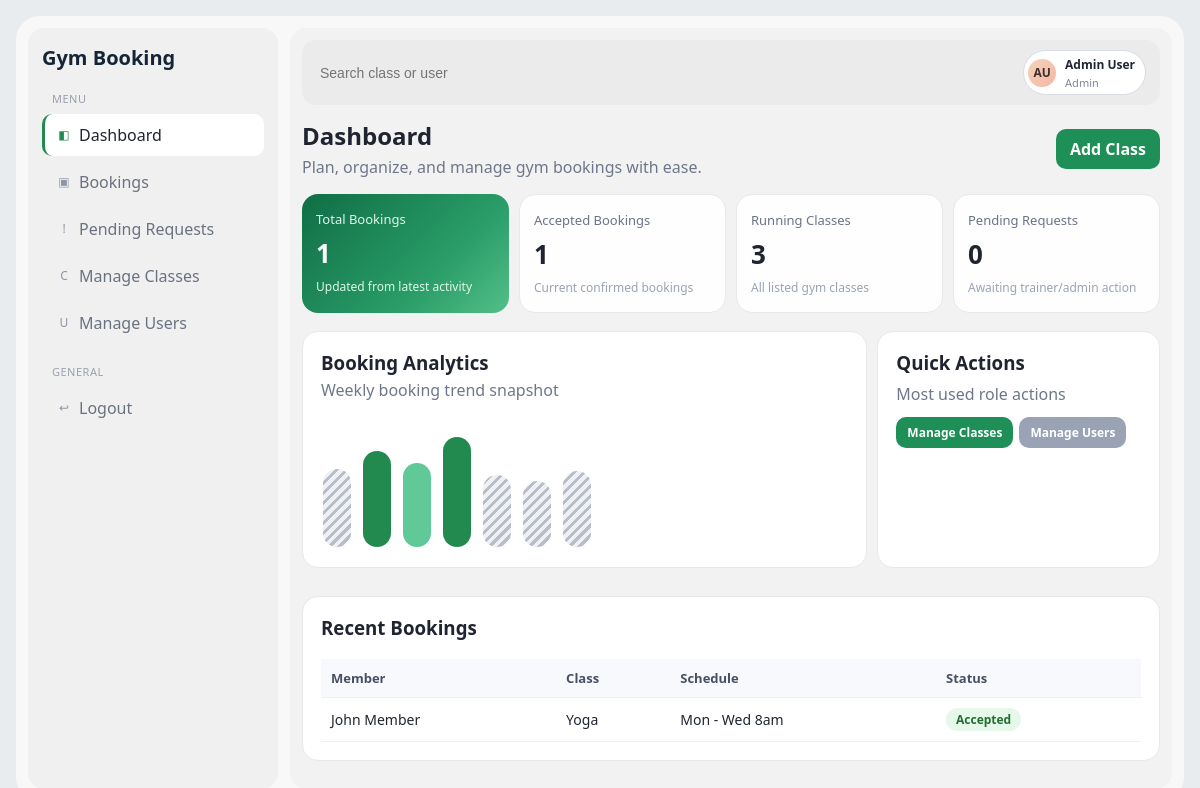
/pages/dashboard.php (signed in), run on the app's committed database.
### tables this page shows
CREATE TABLE `bookings` (
  `id` int(11) NOT NULL,
  `user_id` int(11) NOT NULL,
  `class_id` int(11) NOT NULL,
  `status` enum('pending','accepted','rejected') DEFAULT 'pending',
  `booking_date` timestamp NOT NULL DEFAULT current_timestamp()
);

CREATE TABLE `users` (
  `id` int(11) NOT NULL,
  `name` varchar(100) NOT NULL,
  `email` varchar(100) NOT NULL,
  `password` varchar(255) NOT NULL,
  `role` enum('user','trainer','admin') DEFAULT 'user',
  `created_at` timestamp NOT NULL DEFAULT current_timestamp()
);

CREATE TABLE `classes` (
  `id` int(11) NOT NULL,
  `class_name` varchar(100) NOT NULL,
  `instructor` varchar(100) NOT NULL,
  `schedule` varchar(100) NOT NULL,
  `capacity` int(11) DEFAULT 20
);

### includes/auth.php (called while the page is built, shortened)
<?php
function isActive(string $current, string $item): string {
    return $current === $item ? "active" : "";
}
function userInitials(string $name): string {
    $parts = preg_split('/\s+/', trim($name));
    $first = strtoupper(substr($parts[0], 0, 1));
    $second = isset($parts[1]) ? strtoupper(substr($parts[1], 0, 1)) : strtoupper(substr($parts[0], 1, 1));
    return trim($first . $second) ?: 'GU';
}
?>

### pages/dashboard.php (the view, shortened to what this page needs)
<?php
require '../includes/auth.php';
$pdo = getDB();
$role = $_SESSION['role'];
$userId = $_SESSION['user_id'];
$initials = userInitials($_SESSION['user_name'] ?? 'Gym User');
$totalClasses = (int)$pdo->query("SELECT COUNT(*) FROM classes")->fetchColumn();
$pendingCount = (int)$pdo->query("SELECT COUNT(*) FROM bookings WHERE status = 'pending'")->fetchColumn();
$acceptedCount = (int)$pdo->query("SELECT COUNT(*) FROM bookings WHERE status = 'accepted'")->fetchColumn();
$myBookings = 0;
if ($role === 'user') {
    $stmt = $pdo->prepare("SELECT COUNT(*) FROM bookings WHERE user_id = ?");
    $stmt->execute([$userId]);
    $myBookings = (int)$stmt->fetchColumn();
} else {
    $myBookings = (int)$pdo->query("SELECT COUNT(*) FROM bookings")->fetchColumn();
}
if ($role === 'user') {
    $stmt = $pdo->prepare("SELECT c.class_name, c.instructor, c.schedule, b.status
                           FROM bookings b
                           JOIN classes c ON c.id = b.class_id
                           WHERE b.user_id = ?
                           ORDER BY b.booking_date DESC LIMIT 5");
    $stmt->execute([$userId]);
} else {
    $stmt = $pdo->query("SELECT u.name, c.class_name, c.schedule, b.status
                         FROM bookings b
                         JOIN users u ON u.id = b.user_id
                         JOIN classes c ON c.id = b.class_id
                         ORDER BY b.booking_date DESC LIMIT 8");
}
$recent = $stmt->fetchAll();
?>
<!DOCTYPE html>
<html>
<head>
    <link rel="stylesheet" href="../style.css">
</head>
<body>
<div class="layout">
    <aside class="sidebar">
        <div class="brand">Gym Booking</div>
        <div class="menu-section">Menu</div>
        <a class="menu-link <?= isActive('dashboard', 'dashboard') ?>" data-icon="◧" href="dashboard.php">Dashboard</a>
        <?php if ($role !== 'trainer'): ?><a class="menu-link" data-icon="▣" href="bookings.php">Bookings</a><?php endif; ?>
        <?php if ($role !== 'user'): ?><a class="menu-link" data-icon="!" href="pending_bookings.php">Pending Requests</a><?php endif; ?>
        <?php if ($role === 'admin'): ?>
            <a class="menu-link" data-icon="C" href="manage_classes.php">Manage Classes</a>
            <a class="menu-link" data-icon="U" href="manage_users.php">Manage Users</a>
        <?php endif; ?>
        <div class="menu-section">General</div>
        <a class="menu-link" data-icon="↩" href="../logout.php">Logout</a>
    </aside>
    <main class="content">
        <div class="searchbar">
            <input class="search-input" type="text" placeholder="Search class or user" />
            <div class="top-actions">
                <span class="profile-chip">
                    <span class="avatar"><?= htmlspecialchars($initials) ?></span>
                    <span class="profile-meta">
                        <span class="profile-name"><?= htmlspecialchars($_SESSION['user_name']) ?></span><br>
                        <span class="profile-role"><?= ucfirst($role) ?></span>
                    </span>
                </span>
            </div>
        </div>
        <div class="topbar">
            <div>
                <h2>Dashboard</h2>
                <p class="subtle">Plan, organize, and manage gym bookings with ease.</p>
            </div>
            <a href="<?= $role === 'user' ? 'book.php' : ($role === 'admin' ? 'manage_classes.php' : 'pending_bookings.php') ?>" class="btn btn-primary">
                <?= $role === 'user' ? 'Book Class' : ($role === 'admin' ? 'Add Class' : 'Review Requests') ?>
            </a>
        </div>
        <section class="card-grid">
            <div class="stat-card primary">
                <div class="stat-title"><?= $role === 'user' ? 'My Bookings' : 'Total Bookings' ?></div>
                <div class="stat-value"><?= $myBookings ?></div>
                <div class="stat-sub">Updated from latest activity</div>
            </div>
            <div class="stat-card">
                <div class="stat-title">Accepted Bookings</div>
                <div class="stat-value"><?= $acceptedCount ?></div>
                <div class="stat-sub">Current confirmed bookings</div>
            </div>
            <div class="stat-card">
                <div class="stat-title">Running Classes</div>
                <div class="stat-value"><?= $totalClasses ?></div>
                <div class="stat-sub">All listed gym classes</div>
            </div>
            <div class="stat-card">
                <div class="stat-title">Pending Requests</div>
                <div class="stat-value"><?= $pendingCount ?></div>
                <div class="stat-sub">Awaiting trainer/admin action</div>
            </div>
        </section>
        <section class="panel-grid">
            <article class="panel">
                <h3 style="margin:0 0 4px">Booking Analytics</h3>
                <p class="subtle" style="margin-bottom:8px">Weekly booking trend snapshot</p>
                <div class="mini-bars">
                    <span style="height:78px"></span>
                    <span class="active" style="height:96px"></span>
                    <span class="mid" style="height:84px"></span>
                    <span class="active" style="height:110px"></span>
                    <span style="height:72px"></span>
                    <span style="height:66px"></span>
                    <span style="height:76px"></span>
                </div>
            </article>
            <article class="panel">
                <h3 style="margin:0 0 8px">Quick Actions</h3>
                <p class="subtle" style="margin:0 0 12px">Most used role actions</p>
                <div class="actions">
                    <?php if ($role === 'user'): ?>
                        <a class="btn btn-primary btn-sm" href="book.php">Book Class</a>
                        <a class="btn btn-gray btn-sm" href="bookings.php">View Bookings</a>
                    <?php elseif ($role === 'trainer'): ?>
                        <a class="btn btn-primary btn-sm" href="pending_bookings.php">Review Pending</a>
                    <?php else: ?>
                        <a class="btn btn-primary btn-sm" href="manage_classes.php">Manage Classes</a>
                        <a class="btn btn-gray btn-sm" href="manage_users.php">Manage Users</a>
                    <?php endif; ?>
                </div>
            </article>
        </section>
        <section class="panel">
            <h3 style="margin-top:0">Recent Bookings</h3>
            <table>
                <tr>
                    <th><?= $role === 'user' ? 'Class' : 'Member' ?></th>
                    <th><?= $role === 'user' ? 'Instructor' : 'Class' ?></th>
                    <th>Schedule</th>
                    <th>Status</th>
                </tr>
                <?php foreach ($recent as $row): ?>
                    <tr>
                        <td><?= htmlspecialchars($role === 'user' ? $row['class_name'] : $row['name']) ?></td>
                        <td><?= htmlspecialchars($role === 'user' ? $row['instructor'] : $row['class_name']) ?></td>
                        <td><?= htmlspecialchars($row['schedule']) ?></td>
                        <td><span class="badge badge-<?= htmlspecialchars($row['status']) ?>"><?= ucfirst($row['status']) ?></span></td>
                    </tr>
                <?php endforeach; ?>
            </table>
        </section>
    </main>
</div>
</body>
</html>

### style.css (style rules this page uses)
* { box-sizing: border-box; }
body { margin: 0; font-family: "Segoe UI", Arial, sans-serif; background: #e9ecef; color: #1f2430; }
a { color: inherit; text-decoration: none; }
.layout { min-height: calc(100vh - 32px); display: flex; background: #f8f8f8; margin: 16px; border-radius: 24px; padding: 12px; gap: 12px; }
.sidebar { width: 250px; background: #f0f0f0; color: #68707f; padding: 16px 14px; border-radius: 16px; }
.brand { color: #152535; font-size: 20px; font-weight: 700; margin-bottom: 18px; }
.menu-section { margin: 20px 10px 8px; font-size: 11px; color: #9aa0ac; letter-spacing: 0.5px; text-transform: uppercase; }
.menu-link { display: flex; align-items: center; gap: 8px; padding: 10px 12px; border-radius: 10px; margin-bottom: 5px; color: #6a7280; border-left: 3px solid transparent; }
.menu-link:hover, .menu-link.active { background: #ffffff; color: #1f2430; border-left-color: #228a4e; }
.menu-link::before { content: attr(data-icon); width: 14px; height: 14px; border-radius: 4px; color: #8e96a6; font-size: 12px; line-height: 14px; text-align: center; }
.menu-link.active::before { color: #228a4e; }
.content { flex: 1; padding: 12px; background: #f2f2f2; border-radius: 16px; }
.searchbar { background: #ebebeb; border-radius: 14px; padding: 10px 14px; display: flex; justify-content: space-between; align-items: center; margin-bottom: 14px; }
.search-input { flex: 1; margin: 0; border: none; background: transparent; box-shadow: none; padding: 6px 4px; }
.top-actions { display: flex; gap: 10px; align-items: center; }
.profile-chip { display: flex; align-items: center; gap: 9px; background: #fff; border: 1px solid #d7dce4; border-radius: 999px; padding: 4px 10px 4px 4px; }
.avatar { width: 28px; height: 28px; border-radius: 50%; background: linear-gradient(135deg, #f2d4b8, #f6b5a5); color: #3e2f2b; font-size: 12px; font-weight: 700; display: inline-flex; align-items: center; justify-content: center; }
.profile-meta { line-height: 1.1; }
.profile-name { font-size: 12px; font-weight: 600; color: #202635; }
.profile-role { font-size: 11px; color: #7f8797; }
.topbar { display: flex; justify-content: space-between; align-items: center; margin-bottom: 16px; }
.topbar h2 { margin: 0; }
.subtle { color: #6e7789; margin: 4px 0 0; }
.card-grid { display: grid; grid-template-columns: repeat(4, minmax(170px, 1fr)); gap: 10px; margin-bottom: 18px; }
.stat-card { background: #fefefe; border-radius: 16px; padding: 16px 14px; border: 1px solid #e6e8ec; }
.stat-card.primary { color: #ffffff; background: linear-gradient(135deg, #0f6e45 0%, #2a9d68 65%, #53bf89 100%); border: none; }
.stat-card.primary .stat-title, .stat-card.primary .stat-sub { color: #dff8ea; }
.stat-title { color: #6a7387; font-size: 13px; margin-bottom: 7px; }
.stat-value { font-size: 26px; font-weight: 700; }
.stat-sub { font-size: 12px; color: #9aa3b5; margin-top: 7px; }
.panel { background: #ffffff; border-radius: 16px; padding: 18px; border: 1px solid #e6e8ec; margin-bottom: 16px; }
.panel-grid { display: grid; grid-template-columns: 2fr 1fr; gap: 10px; margin-bottom: 12px; }
.mini-bars { display: flex; align-items: end; gap: 12px; min-height: 140px; padding: 10px 2px 2px; }
.mini-bars span { width: 28px; border-radius: 20px; background: repeating-linear-gradient( -45deg, #b8bec9, #b8bec9 3px, #eef0f4 3px, #eef0f4 7px ); }
.mini-bars span.active { background: #228a4e; }
.mini-bars span.mid { background: #61c998; }
input, select { width: 100%; padding: 11px 12px; border: 1px solid #d8deea; border-radius: 10px; margin-bottom: 12px; font-size: 14px; background: #fff; }
.btn { border: none; border-radius: 10px; padding: 9px 14px; font-weight: 600; cursor: pointer; display: inline-block; }
.btn-primary { background: #1e8f56; color: #fff; }
.btn-gray { background: #9aa3b5; color: #fff; }
.btn-sm { font-size: 12px; padding: 7px 11px; }
table { width: 100%; border-collapse: collapse; }
th, td { text-align: left; padding: 10px; border-bottom: 1px solid #edf1f7; font-size: 14px; }
th { color: #475063; font-size: 13px; background: #f8f9fc; }
.badge { display: inline-block; border-radius: 999px; padding: 3px 10px; font-size: 12px; font-weight: 600; }
.badge-accepted { background: #e6f8ea; color: #1f6f31; }
.actions { display: flex; gap: 6px; flex-wrap: wrap; }

### data on the page
bookings: user.name "John Member", class.class_name "Yoga", class.schedule "Mon - Wed 8am", status "Accepted"

### other printed values
$initials "AU"
$_SESSION['user_name'] "Admin User"
$role "Admin"
$myBookings "1"
$acceptedCount "1"
$totalClasses "3"
$pendingCount "0"
